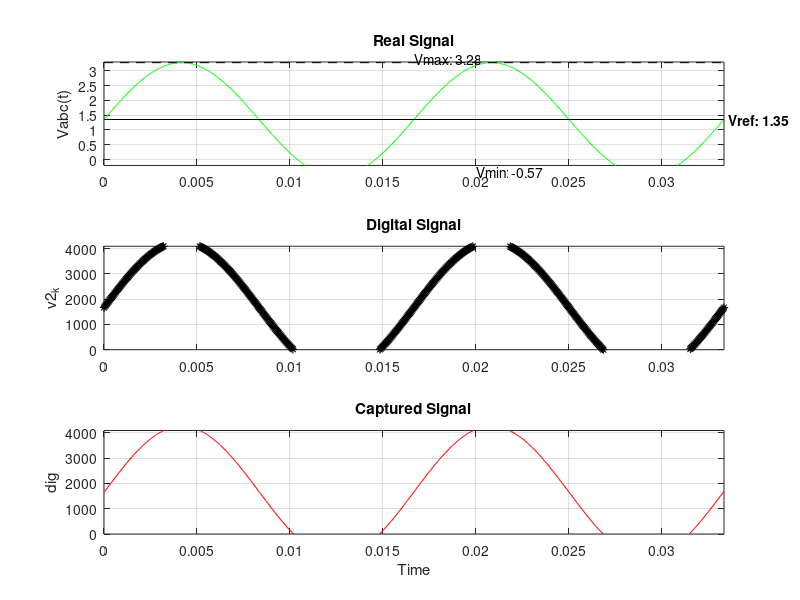

Here is the MATLAB script that generated this plot:
# ADC conversion simulation to use with some microcontrollers
# thmalmeida
# edited on 20220423

# To load package signal, run 'pkg load signal' and load dsp functions like resample.
clc, clear all, clf

%		__Vma
%		|
%		|
%
%
%
%

# stm32F103 ADC clock parameters - clk = F_clk MHz, internal div = 128, 13 cycles for ADC conversion.
n_bits = 12;										% ADC conversion resolution;
F_clk = 8e6;										% Crystal system clock [Hz];
div_1 = 1;											% AHB bus prescale;
div_2 = 1;											% APB2 bus prescale;
div_3 = 8;											% ADC prescale;
% divFc = 128;										% uC dision factor;
% divScale = 16;									% software prescale factor;
adc_clk = F_clk/div_1/div_2/div_3;					% ADC clock after all prescalers
% Options sampling time: 1.5; 7.5; 13.5; 28.5; 41.5; 55.5; 71.5; 239.5.
adc_sampling_list = [1.5 7.5 13.5 28.5 41.5 55.5 71.5 239.5];
adc_sampling_time = adc_sampling_list(8);			% amount of time clock to sample [cycles];
adc_conv = 12.5;									% Fixed cycles number of ADC peripheral takes to convert [cycles];
T_conv = adc_sampling_time + adc_conv;				% ADC conversion time [cycles];
% T_conv = 1/1000;
Fs_adc = adc_clk/T_conv;							% ADC sampling rate [samples/s];
% Fs_adc = F_clk/divFc/13;							% Sample rate;
% Fs_div = Fs_adc/divScale;					    	% Sample rate with prescale;

# After find de sample frequency
Fs_adc = 21000;										% (ESP32, for example) Uncomment this line to set sample frequency directly;
Ts_adc = 1/Fs_adc;									% Sample time [s];

# Teorical periodic signal construction
f_signal = 60;										% Frequency of sinal;
n_cycles = 2;										% Number of cycles;
T_signal = 1/f_signal;								% Signal period [s]
w = 2*pi*f_signal;									% Angular frequency [rad/s]
phi = 0;											% Phase

# Number of points per cycle definition based on sample rate or fixed
n_points_cycle_2 = T_signal/Ts_adc;					% Number of points per cycle;
n_points_cycle = Fs_adc/f_signal;					% Number of points per cycle;
n_points = n_points_cycle*n_cycles;					% Number of signal points.
t = linspace(0,1/f_signal*n_cycles,n_points); 		% Signal time vector [s].

# Circuit polarization parameters for current sensor
Vdc	    = 3.3;										% Voltage supply for transducer circuit [V];
GND 	= 0.0;										% Groud value [V];
Vmax	= 3.15;										% Max read value for ADC peripheral [V];
Vmin    = 0.12;										% Min read value for ADC peripheral [V];
R1		= 56*10^3;									% Voltage divisor top resistor [Ohms];
R2		= 39*10^3;									% Voltage divisor bottom resistor [Ohms];
Rb1		= 220+10;
Rb2		= 68;										% Burden resistor. Bias.
V_R2	= Vdc*R2/(R1+R2);							% Voltage over R2 [V]. Offset voltage;

N1		= 1;										% Current transformer sensor ration parameters
N2		= 2000;										% Current transformer sensor ration parameters

iL_rms	= 40;										% Load current [A];
ib		= iL_rms/(N2/N1);							% Current burden [A];
ibp     = ib*sqrt(2);								% current peak [A];
ib_t	= ibp*sin(w*t+phi);							% i2 signal [A];
% ib_t	= zeros(1, n_points) + ibp;					% Uncomment for a constant signal [A]
Vb		= (Rb1 + Rb2)*ib_t + V_R2;
% Vadc_t 	= Rb2/(Rb1+Rb2)*(Vb-V_R2)
Vadc_t	= Rb2*ib_t+V_R2;							% Voltage signal with offset readed by ADC pin;

# ------ Finished the simulated signal ------

% And then, we have a d_out simulated or you can use one real
d_out	= (Vadc_t-Vmin)*(2^n_bits-1)/(Vmax-Vmin);	% Digital converted value readed by ADC peripheral of uC (simulated);
% d_out 	= zeros(1, n_points) + Vdc;
% d_out 	= round(Vadc_t*(2^n_bits-1)/(Vdc));				% Voltage signal vector converted to digital value;

% Resample d_out value to graphical visualization
d_out_ss = repelem(d_out, 100);						% super sampling v2_k;
t_ss = linspace(0, t(end), length(t)*100);			% super sampling time vector;

# Finding Vadc_t after ADC read
Vadc_t = d_out*(Vmax-Vmin)/(2^n_bits) + Vmin;

# Converting the digital readed value to the load current in ampers [A];
iL_t = (d_out*(Vmax-Vmin)/(2^n_bits-1) + Vmin - V_R2)*(1/Rb2)*(N2/N1);

% k1_ = Vdc/(2^n_bits-1)							% Divided parts to find Irms
% k2_ = R2/(R1+R2)*Vdc
% k3_ = (1/Rb)*(N2/N1)
ib_rms 	= sqrt(sum(ib_t.^2)/length(ib_t));			% Signal current RMS in [A], using the common equation;

iL_rms 	 = sqrt(sum(iL_t.^2)/length(iL_t));			% Load current RMS in [A], using equation;
iL_rms_2 = max(iL_t)/sqrt(2);						% Load current RMS in [A], using the peak value;

% Find first peak value of Vadc_t
Vadc_max = max(Vadc_t);
Vadc_min = min(Vadc_t);
Vadc_pp	= abs(Vadc_max - Vadc_min);

% file0 = "s_vec.txt";
% fid = fopen (file0, "w");
% fprintf(fid, " %d,", v2_k);
% fclose (fid);

%% Simulated Dicrete signal reformulation adding a prescaled at sample rate
% tks = linspace(0,1/f_signal*n_cycles,n_points/divScale); % Signal time vector;
% vks = round(interp1(t,vk,tks));                        % Signal with prescale factor;
% vks = resample(vk,1,divScale);
% Irms calculation

%% Irms calculation for vk
% s  = vk;                                    % signal selection
% iD = round(s - (mean(s)-maxDecValue/2));    % Offset remove.
% vs1 = iD.*Vdc/maxDecValue;                 %
% vs = vs1 - mean(vs1);                       %
% Vk_rms = sqrt(mean(abs(vs).^2));
% Ik_rms = k3*Vk_rms/Rb;

%% Irms calculation for vks
% s  = vks;                                   % signal selection
% iD = round(s - (mean(s)-maxDecValue/2));    % Offset remove.
% vs1 = iD.*Vdc/maxDecValue;                 %
% vs = vs1 - mean(vs1);                       %
% Vks_rms = sqrt(mean(abs(vs).^2));
% Iks_rms = k3*Vks_rms/Rb;

%% Irms calculation for Signal Captured (s7)
% s  = s7;                                    % signal selection
% iD = round(s - (mean(s)-maxDecValue/2));    % Offset remove.
% vs1 = iD.*Vdc/maxDecValue;                 %
% vs = vs1 - mean(vs1);                       %
% Vks_rms = sqrt(mean(abs(vs).^2));
% Iksr_rms = k3*Vks_rms/R;

fprintf('---- Signal ----\n');
fprintf('Fs          : %d kS/s\n', Fs_adc/1000);
fprintf('Ts          : %d ms\n', Ts_adc*1000);
fprintf('Points/Cycle: %d\n', n_points_cycle);
fprintf('n_points     : %d\n', n_points);
% fprintf('Irms        : %f\n', Ik_rms);

% fprintf('\n---- Simulated Captured Points ----\n');
% fprintf('Fs          : %d S/s\n', Fs_adc);
% fprintf('Points/Cycle: %d\n', round(n_points_cycle_div));
% fprintf('n_points     : %d\n', round(n_points_div));
% fprintf('Irms        : %f\n', Iks_rms);

% fprintf('\n---- Captured Points ----\n');
% fprintf('Fs          : %d S/s\n', Fs_div);
% fprintf('Points/Cycle: %d\n', n_points_cycle_div);
% fprintf('n_points     : %d\n', n_points_div);
% fprintf('Irms        : %f\n', Iksr_rms);


% set(gcf, 'Position', get(0,'Screensize'));

% subplot(4,1,1);
% plot(t,vd,'b')
% ylabel('Vd');
% title('Real Signal')
subplot(3,1,1);
plot(t,Vadc_t,'g')
hold on
line ([t(1) t(end)], [V_R2 V_R2], "linestyle", "-", "color", "k")
line ([t(1) t(end)], [Vadc_max Vadc_max], "linestyle", "--", "color", "k")
line ([t(1) t(end)], [Vadc_min Vadc_min], "linestyle", "--", "color", "k")

text1 = text(t(end)*1.007,V_R2,sprintf('Vref: %2.2f', V_R2));
text2 = text(t(end)/2*1.00, Vadc_max+0.15, sprintf('Vmax: %2.2f', Vadc_max));
text3 = text(t(end)/2*1.20, Vadc_min+0.15, sprintf('Vmin: %2.2f', Vadc_min));
set(text1,'fontweight','bold');
% xlabel('Time');
ylabel('Vabc(t)');
title('Real Signal')
axis([0 t(end) (GND-0.2) Vdc])
grid on

subplot(3,1,2);
plot(t,d_out,'k*')
% xlabel('Time');
ylabel('v2_k');
title('Digital Signal')
axis([0 t(end) 0 (2^n_bits-1)])
grid on


subplot(3,1,3);
plot(t_ss, d_out_ss,'r')
xlabel('Time');
ylabel('dig');
title('Captured Signal')
axis([0 t(end) 0 (2^n_bits-1)])
grid on

printf("Vref: %.3f V\n", V_R2);
printf("Vadc_min: %.3f V\n", Vadc_min);
printf("Vadc_max: %.3f V\n", Vadc_max);
printf("Ib_rms: %.1f mA\n", ib_rms*1000);
printf("Irms: %.2f A (sum)\n", iL_rms);
printf("Irms: %.2f A (formula)\n", iL_rms_2);

% Caracteristicas sensor 1  0 a 20 A
% relação 1:2000 com R=300 ohms e Iout =[0 10 mA]




